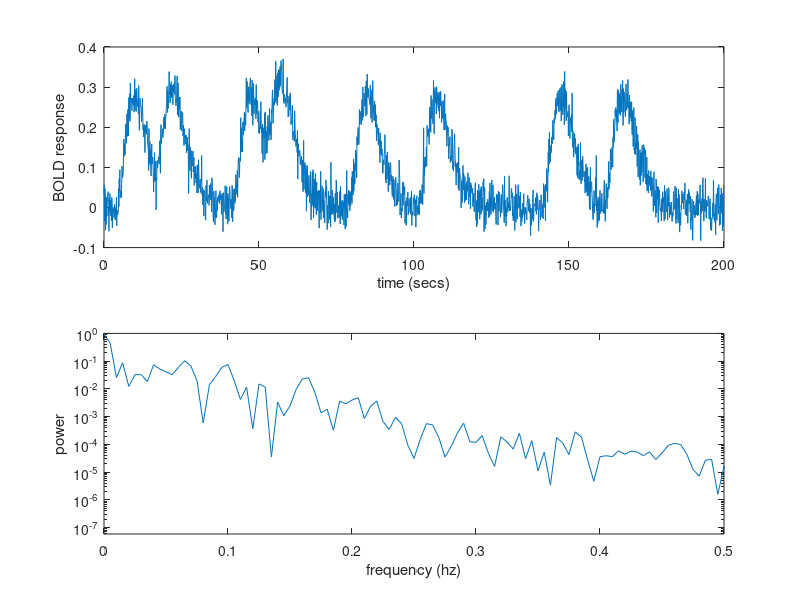

The MATLAB script that drew this image:
clear all; close all; clc;              % Clear all workspaces

ntime=2000;             % number of time points
T=200;                  % time interval in seconds
t=T*[0:ntime-1]/ntime;  % define time

% Create the hrf
n=4; lamda=2; n2=7; lamda2=2; a=.3;
hrf=(t.^(n-1)).*exp(-t/lamda)/((lamda^n)*factorial(n-1));

% Create the boxcar
n=zeros(1,ntime); n(26:50)=ones(1,25); n(151:175)=ones(1,25); 
n(401:425)=ones(1,25); n(501:525)=ones(1,25); n(776:800)=ones(1,25); 
n(1001:1025)=ones(1,25); n(1401:1425)=ones(1,25); n(1601:1625)=ones(1,25); 

% Convolve hrf & boxcar, add noise, then plot
B=conv(hrf,n)/10; B=B(1:ntime)+.03*randn(1,ntime); 
subplot(2,1,1); plot(t,B); axis([0 200 -.1 .4]);
xlabel('time (secs)'); ylabel('BOLD response');

[R_B,lags]=xcorr(B,'coeff');    % Compute autocorrelation function
P_B=abs(fft(R_B))/(ntime/2);    % Absolute value of the fft
P_B=P_B(1:ntime/2);             % Compute power for positive frequencies
freq=[0:ntime/2-1]/T;           % Define frequency in Hz

% Plot on semilog scale
subplot(2,1,2); semilogy(freq,P_B); axis([0 .5 0 1]);
xlabel('frequency (hz)'); ylabel('power');